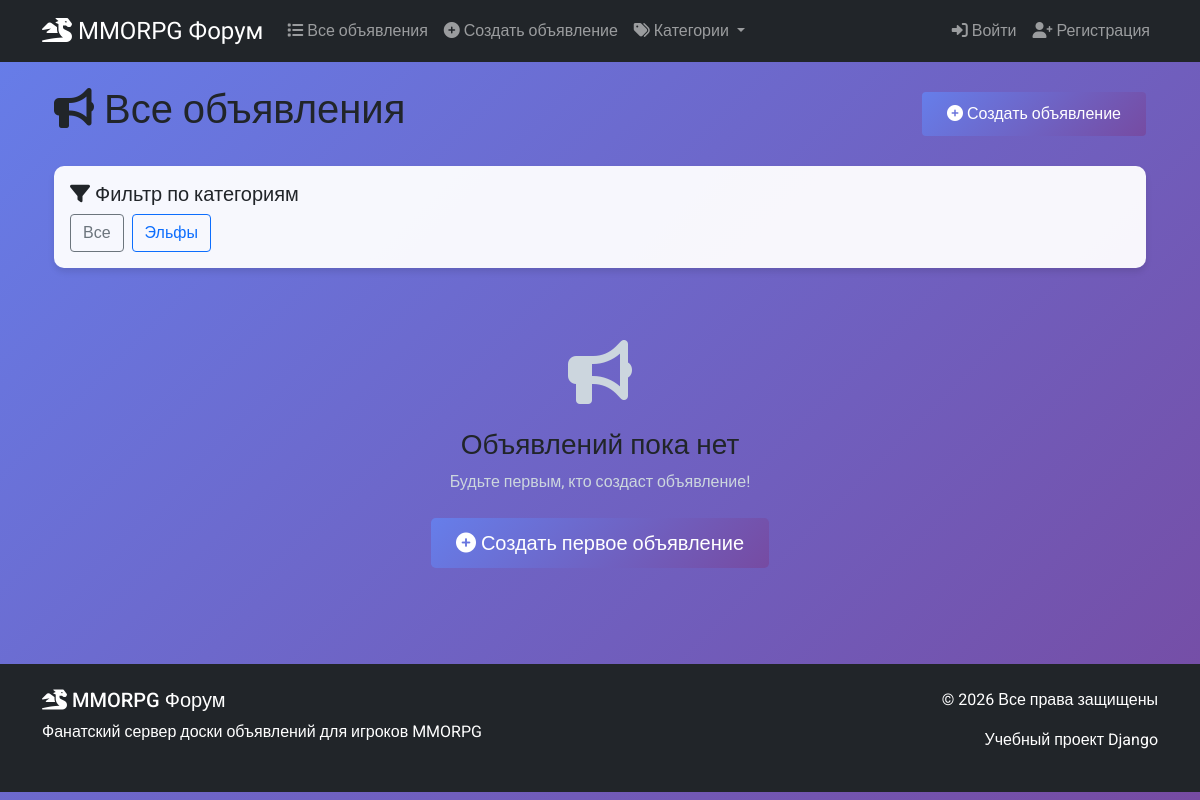
Before: /bulletin-board/?category=Гилдмастеры with the older database file.
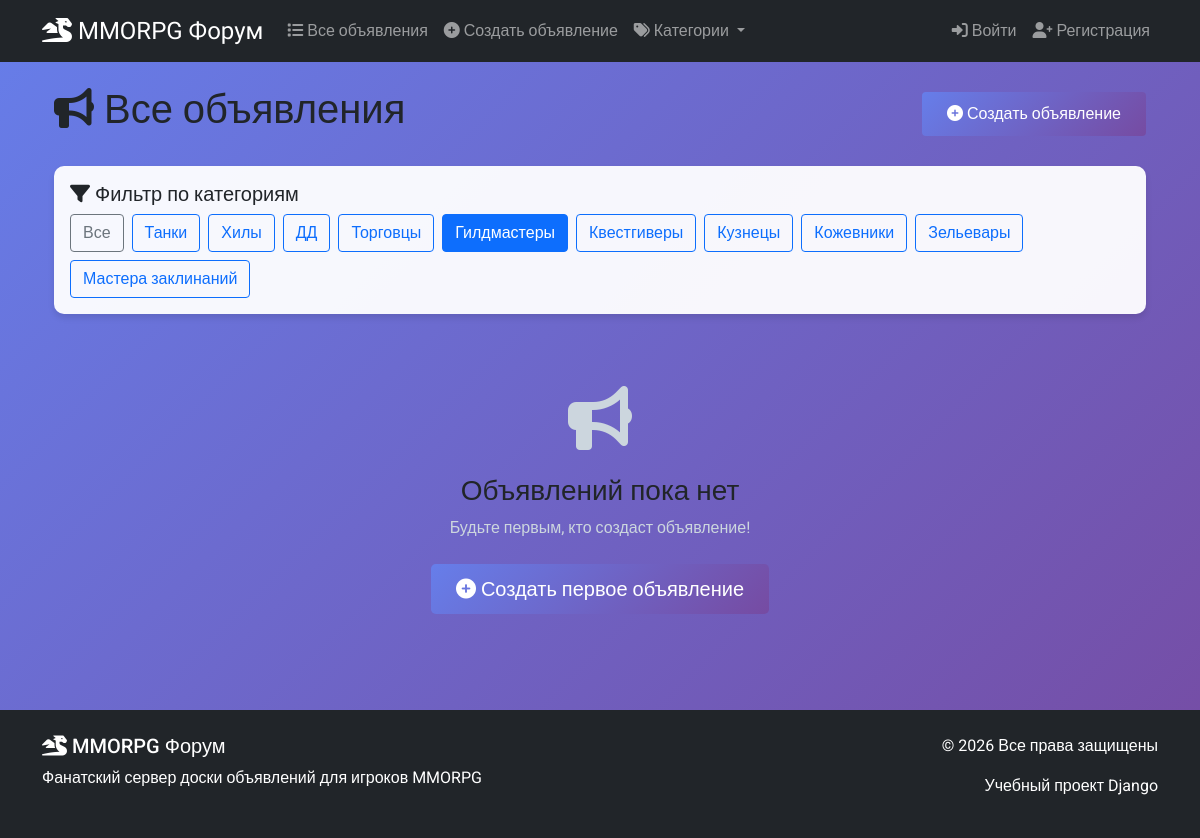
After: the same page with the newer database file.
### board/models.py (models this page shows, shortened)
class Category(models.Model):
    name = models.CharField(max_length=100, unique = True)

### board/views.py (the view)
# urls.py: path('', AdListView.as_view(), name='ad_list'),
class AdListView(ListView):
    queryset =Ad.objects.all()
    template_name = 'ads/list.html'
    context_object_name = 'ads'
    paginate_by = 10
    ordering = ['-created']
    def get_queryset(self):
        queryset = super().get_queryset()
        category = self.request.GET.get('category')
        if category:
            queryset = queryset.filter(category__name=category)
        return queryset
    def get_context_data(self, **kwargs):
        context = super().get_context_data(**kwargs)
        context['categories'] = Category.objects.all()
        return context

### templates/ads/list.html (shortened to what this page needs)
{% extends 'base.html' %}
{% load static %}
{% block content %}
<div class="container">
    <div class="d-flex justify-content-between align-items-center mb-4">
        <h1><i class="fas fa-bullhorn"></i> Все объявления</h1>
        <a href="{% url 'ad_create' %}" class="btn btn-primary">
            <i class="fas fa-plus-circle"></i> Создать объявление
        </a>
    </div>
    <div class="card mb-4">
        <div class="card-body">
            <h5 class="card-title"><i class="fas fa-filter"></i> Фильтр по категориям</h5>
            <div class="d-flex flex-wrap gap-2">
                <a href="?" class="btn btn-outline-secondary {% if not request.GET.category %}active{% endif %}">
                    Все
                </a>
                {% for category in categories %}
                <a href="?category={{ category.name }}"
                   class="btn btn-outline-primary {% if request.GET.category == category.name %}active{% endif %}">
                    {{ category.name }}
                </a>
                {% endfor %}
            </div>
        </div>
    </div>
    {% if ads %}
    <div class="row">
        {% for ad in ads %}
        <div class="col-md-6 col-lg-4 mb-4">
            <div class="card h-100 shadow-sm">
                {% if ad.image %}
                <img src="{{ ad.image.url }}"
                     class="card-img-top"
                     alt="{{ ad.title }}"
                     style="height: 200px; object-fit: cover;">
                {% else %}
                <div class="card-img-top bg-secondary d-flex align-items-center justify-content-center"
                     style="height: 200px;">
                    <i class="fas fa-image fa-3x text-light opacity-50"></i>
                </div>
                {% endif %}
                <div class="card-header bg-transparent">
                    <span class="badge bg-primary">
                        {{ ad.category.name }}
                    </span>
                </div>
                <div class="card-body d-flex flex-column">
                    <h5 class="card-title">
                        <a href="{{ ad.get_absolute_url }}" class="text-decoration-none text-dark">
                            {{ ad.title }}
                        </a>
                    </h5>
                    <p class="card-text flex-grow-1">
                        {{ ad.content|truncatewords:30 }}
                    </p>
                    {% if ad.file %}
                    <div class="mb-2">
                        <span class="badge bg-info">
                            <i class="fas fa-paperclip"></i> Есть файл
                        </span>
                    </div>
                    {% endif %}
                    <div class="mt-auto">
                        <div class="d-flex justify-content-between align-items-center">
                            <div>
                                <small class="text-muted">
                                    <i class="fas fa-user"></i> {{ ad.author.username }}
                                </small>
                            </div>
                            <div>
                                <small class="text-muted">
                                    <i class="fas fa-clock"></i> {{ ad.created|date:"d.m.Y" }}
                                </small>
                            </div>
                        </div>
                    </div>
                </div>
                <div class="card-footer bg-transparent">
                    <div class="d-flex justify-content-between">
                        <a href="{{ ad.get_absolute_url }}" class="btn btn-sm btn-outline-primary">
                            <i class="fas fa-eye"></i> Подробнее
                        </a>
                        <span class="text-muted">
                            <i class="fas fa-comment"></i> {{ ad.response_set.count|default:0 }}
                        </span>
                    </div>
                </div>
            </div>
        </div>
        {% endfor %}
    </div>
    {% if is_paginated %}
    <div class="pagination mt-4">
        {% if page_obj.has_previous %}
            <a href="?page=1" class="btn btn-sm btn-outline-secondary">Первая</a>
            <a href="?page={{ page_obj.previous_page_number }}" class="btn btn-sm btn-outline-secondary">← Назад</a>
        {% endif %}
        <span class="mx-3">Страница {{ page_obj.number }} из {{ page_obj.paginator.num_pages }}</span>
        {% if page_obj.has_next %}
            <a href="?page={{ page_obj.next_page_number }}" class="btn btn-sm btn-outline-secondary">Вперед →</a>
            <a href="?page={{ page_obj.paginator.num_pages }}" class="btn btn-sm btn-outline-secondary">Последняя</a>
        {% endif %}
    </div>
    {% endif %}
    {% else %}
    <div class="text-center py-5">
        <div class="empty-state">
            <i class="fas fa-bullhorn fa-4x text-muted mb-4"></i>
            <h3>Объявлений пока нет</h3>
            <p class="text-muted mb-4">Будьте первым, кто создаст объявление!</p>
            <a href="{% url 'ad_create' %}" class="btn btn-primary btn-lg">
                <i class="fas fa-plus-circle"></i> Создать первое объявление
            </a>
        </div>
    </div>
    {% endif %}
</div>
{% endblock %}

### templates/base.html (shortened to what this page needs)
<!DOCTYPE html>
<html lang="ru">
<head>
    <link href="https://cdn.jsdelivr.net/npm/bootstrap@5.1.3/dist/css/bootstrap.min.css" rel="stylesheet">
    <link rel="stylesheet" href="https://cdnjs.cloudflare.com/ajax/libs/font-awesome/6.0.0/css/all.min.css">
    {% load static %}
    <link rel="stylesheet" href="{% static 'css/style.css' %}">
</head>
<body>
    <nav class="navbar navbar-expand-lg navbar-dark bg-dark">
        <div class="container">
            <a class="navbar-brand" href="{% url 'home' %}">
                <i class="fas fa-dragon"></i> MMORPG Форум
            </a>
            <div class="collapse navbar-collapse" id="navbarNav">
                <ul class="navbar-nav me-auto">
                    <li class="nav-item">
                        <a class="nav-link" href="{% url 'ad_list' %}">
                            <i class="fas fa-list"></i> Все объявления
                        </a>
                    </li>
                    <li class="nav-item">
                        <a class="nav-link" href="{% url 'ad_create' %}">
                            <i class="fas fa-plus-circle"></i> Создать объявление
                        </a>
                    </li>
                    <li class="nav-item dropdown">
                        <a class="nav-link dropdown-toggle" href="#" id="categoryDropdown" role="button" data-bs-toggle="dropdown">
                            <i class="fas fa-tags"></i> Категории
                        </a>
                    </li>
                </ul>
                <ul class="navbar-nav">
                    {% if user.is_authenticated %}
                        <li class="nav-item">
                            <a class="nav-link" href="{% url 'my_responses' %}">
                                <i class="fas fa-envelope"></i> Отклики
                                {% if user.ad_set.exists %}
                                <span class="badge bg-danger" id="response-count">{{ user.ad_set.first.response_set.count }}</span>
                                {% endif %}
                            </a>
                        </li>
                        <li class="nav-item dropdown">
                            <a class="nav-link dropdown-toggle" href="#" id="userDropdown" role="button" data-bs-toggle="dropdown">
                                <i class="fas fa-user"></i> {{ user.username }}
                            </a>
                            <ul class="dropdown-menu dropdown-menu-end">
                                <li><a class="dropdown-item" href="{% url 'profile' %}">Профиль</a></li>
                                <li><hr class="dropdown-divider"></li>
                                <li><a class="dropdown-item" href="{% url 'logout' %}">Выйти</a></li>
                            </ul>
                        </li>
                    {% else %}
                        <li class="nav-item">
                            <a class="nav-link" href="{% url 'login' %}">
                                <i class="fas fa-sign-in-alt"></i> Войти
                            </a>
                        </li>
                        <li class="nav-item">
                            <a class="nav-link" href="{% url 'register' %}">
                                <i class="fas fa-user-plus"></i> Регистрация
                            </a>
                        </li>
                    {% endif %}
                </ul>
            </div>
        </div>
    </nav>
    <main class="container my-4">
        {% block content %}{% endblock %}
    </main>
    <footer class="bg-dark text-white py-4 mt-5">
        <div class="container">
            <div class="row">
                <div class="col-md-6">
                    <h5><i class="fas fa-dragon"></i> MMORPG Форум</h5>
                    <p>Фанатский сервер доски объявлений для игроков MMORPG</p>
                </div>
                <div class="col-md-6 text-end">
                    <p>&copy; {% now "Y" %} Все права защищены</p>
                    <p>Учебный проект Django</p>
                </div>
            </div>
        </div>
    </footer>
</body>
</html>

### static/css/style.css (style rules this page uses)
:root { --primary-color: #2c3e50; --secondary-color: #3498db; --accent-color: #e74c3c; --success-color: #27ae60; --warning-color: #f39c12; --dark-bg: #1a252f; }
body { font-family: 'Roboto', sans-serif; background: linear-gradient(135deg, #667eea 0%, #764ba2 100%); min-height: 100vh; background-attachment: fixed; }
.navbar-brand { font-family: 'MedievalSharp', cursive; font-size: 1.5rem; }
.card { border: none; border-radius: 15px; box-shadow: 0 4px 6px rgba(0, 0, 0, 0.1); transition: transform 0.3s ease, box-shadow 0.3s ease; background: rgba(255, 255, 255, 0.95); }
.btn-primary { background: linear-gradient(135deg, #667eea 0%, #764ba2 100%); border: none; padding: 10px 25px; }
.text-muted { --bs-text-opacity: 1; color: #ccd6de !important; }
.nav-link { display: block; padding: .5rem 1rem; color: #c9d9f2; }

### templates/ads/list.html (style rules this page uses)
.card { transition: transform 0.2s; border: none; border-radius: 10px; overflow: hidden; }

Changed rows visible on the page:
changed Category: name "Эльфы" → "Танки"
added Category: name "Хилы"
added Category: name "ДД"
added Category: name "Торговцы"
added Category: name "Гилдмастеры"
added Category: name "Квестгиверы"
added Category: name "Кузнецы"
added Category: name "Кожевники"
added Category: name "Зельевары"
added Category: name "Мастера заклинаний"
